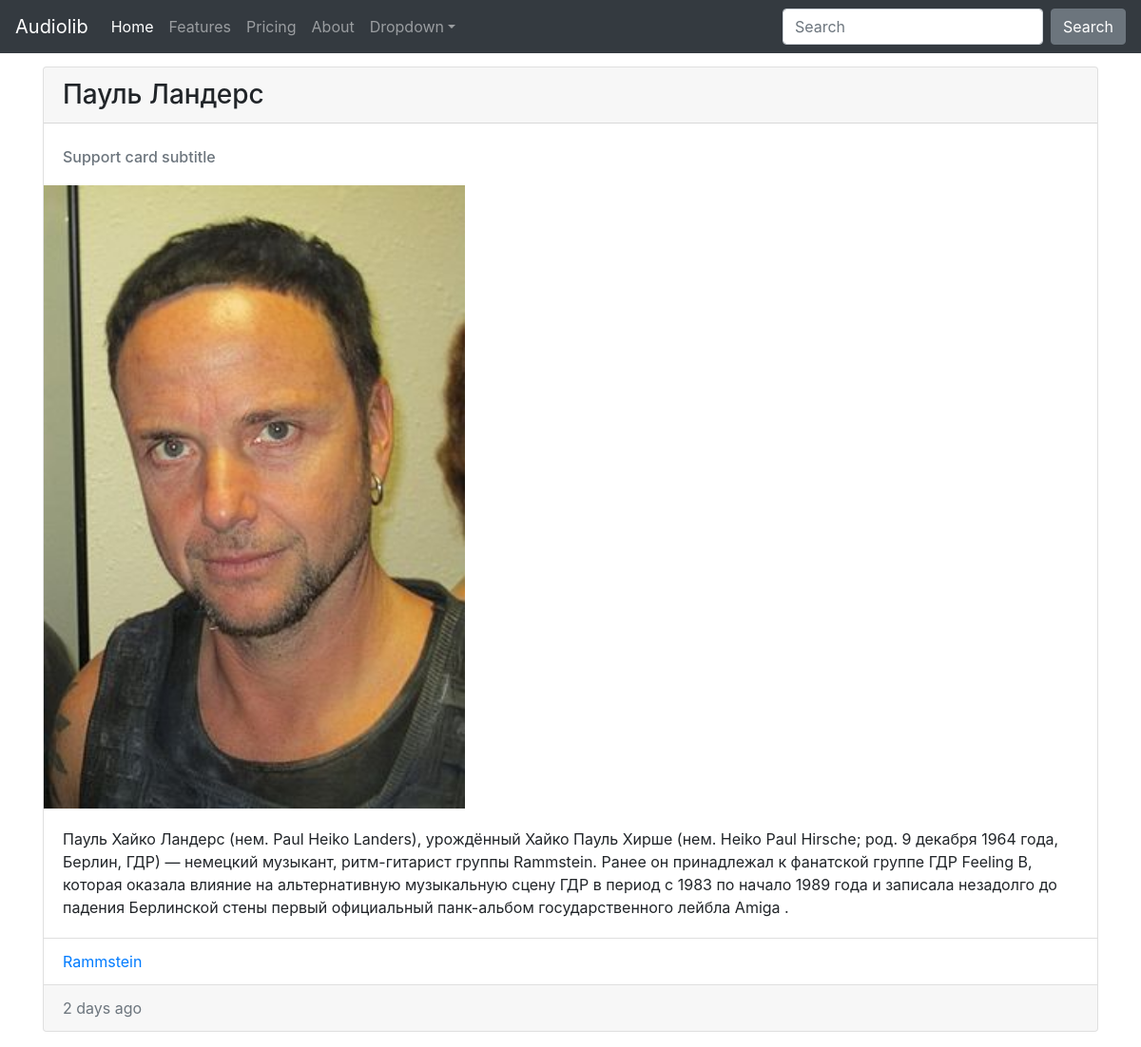
The page /artists/paul-landers/ on the database its author committed.
### audiolib/models.py (models this page shows, shortened)
class Artist(models.Model):
    nickname = models.CharField('Псевдоним', max_length=100, blank=True)
    first_name = models.CharField('Имя артиста', max_length=100, blank=True)
    second_name = models.CharField('Отчество\Второе имя', max_length=100, blank=True)
    surname = models.CharField('Фамилия артиста', max_length=100, blank=True)
    band = models.ManyToManyField('Band', verbose_name='Группа', related_name='Band', blank=True)
    bio = models.TextField('Биография')
    dob = models.PositiveIntegerField('Дата рождения', default=2020)
    photo = models.ImageField('Фото', upload_to='artists/')
    slug = models.SlugField(max_length=201, unique=True, blank=True)
    objects = ArtistManager()
    def __str__(self):
        if self.nickname == '':
            return f'{self.first_name} {self.surname}'
        else:
            return self.nickname
    class Meta:
        verbose_name = 'Артист'
        verbose_name_plural = "Артисты"

class Band(models.Model):
    name = models.CharField('Название группы', max_length=150)
    artist = models.ManyToManyField(Artist, verbose_name='Артисты', blank=True, related_name='band_artists')
    description = models.TextField('Описание')
    logo = models.ImageField('Логотип группы', upload_to='band/')
    slug = models.SlugField(max_length=150, unique=True, blank=True)
    class Meta:
        verbose_name = 'Группа'
        verbose_name_plural = 'Группы'
    def get_absolute_url(self):
        return reverse('band_detail', kwargs={'slug': self.slug})

### audiolib/views.py (the view)
# urls.py: path('artists/<slug:slug>/',views.ArtistDetailView.as_view(), name='artist_detail'),
class ArtistDetailView(DetailView):
    model = Artist
    slug_field = 'slug'

### audiolib/models.py (called while the page is built)
    def get_queryset(self):
        return ArtistQuerySet(self.model,using=self._db)

### templates/audiolib/artist_detail.html (shortened to what this page needs)
{% extends 'audiolib/base.html' %}
{% load static %}
{% block content %}
    <div class="card mb-3">
  <h3 class="card-header">{{ artist }}</h3>
  <div class="card-body">
    <h6 class="card-subtitle text-muted">Support card subtitle</h6>
  </div>
  <img style="height: 40%; width: 40%; display: block;" src="{{ artist.photo.url }}" alt="Card image">
  <div class="card-body">
    <p class="card-text">{{ artist.bio }}</p>
  </div>
  <ul class="list-group list-group-flush">
      {% for b in artist.band.all %}
    <li class="list-group-item">
       <a href="{{ b.get_absolute_url }}">{{ b.name }}</a>
    </li>
      {% endfor %}
  </ul>
  <div class="card-footer text-muted">
    2 days ago
  </div>
</div>
{% endblock %}

### rows shown on the page
Artist: nickname+first_name+surname "Пауль Ландерс", photo (picture), bio "Пауль Хайко Ландерс (нем. Paul Heiko Landers), урождённый Хайко Пауль Хирше (нем. Heiko Paul Hirsche; род. 9 декабря 1964 года, Берлин, ГДР) — немецкий музыкант, ритм-гитарист группы Rammstein. Ранее он принадлежал к фанатской группе ГДР Feeling B, которая оказала влияние на альтернативную музыкальную сцену ГДР в период с 1983 по начало 1989 года и записала незадолго до падения Берлинской стены первый официальный панк-альбом государственного лейбла Amiga ."
Band: name "Rammstein"
